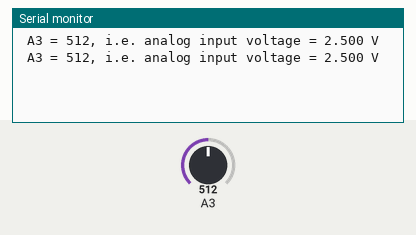
A sketch run on a simulated Arduino Uno, built with avr-gcc and run on an emulated ATmega328P. Shown: the last lines printed to the serial monitor. The test bench sets the inputs (shaded band); at power-on: A3 = 512.

Above: at 1.2 s.
1.3 s: A3 set to 716
At 2.3 s:
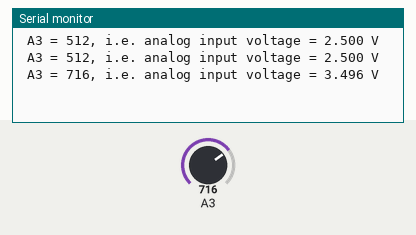
2.8 s: A3 set to 900
At 3.8 s:
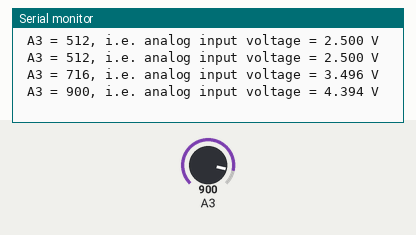
Timing chart, 0 to 5.8 s (numbered marks = the images above; inputs shaded):
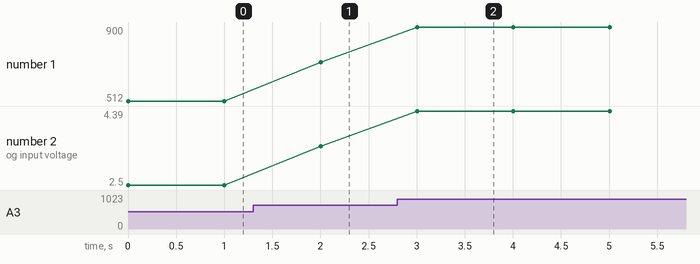

The sketch:

Lab5_Example2.ino
```cpp
#include "avr/io.h"
   /* Lab 5 Example 2
* Robotics with the BOE Shield - Phototransistor
* Display voltage of phototransistor circuit output connected to A3 * in the serial monitor.
*/

#include <AVR/io.h>
#define ADC_PreScaler_128  0x7
void setup()
{
  Serial.begin(9600);
// Built-in initialization block
// Set data rate to 9600 bps
/*REFS = 01 Internal 5V reference; ADLAR = 0 right adjusted; MUX3:0 = 0011 single-ended ADC3 (pin A3 in Arduino board) */
ADMUX = 0x40 | 0x03;
/*ADCSRA: ADEN = 1 ADC enabled
          ADATE = 1 ADC Auto TRigger enable
ADPS2:0 = 111 prescaler = 128 */
ADCSRA |= ((1<<ADEN) | (1<<ADATE) | ADC_PreScaler_128);
//ADCSRB: fADC auto Trigger Scoursce: free running mode ADCSRB = 0;
//disable Digital input at ADC3
DIDR0 |= (1<<ADC3D);
}
void loop() {
         char message[80];
         float volts;
         unsigned int adcread;
         ADCSRA |= (1<<ADSC);
         while ((ADCSRA&(1<<ADIF)) == 0);
         adcread = ADCL;
         adcread = (((unsigned int) ADCH) << 8) + adcread; //read high byte
         volts= (float(adcread))*5/1024.0; //convert to voltage, Vref = 5V
         sprintf(message, "\n A3 = %d, i.e. analog input voltage = %d.%.3d V ",
         adcread, int(volts), int(volts*1000)%1000); //in one line %.3d: display 3
         Serial.write(message);
         delay(1000);                         // update every 1 second
          }
```

Measured:
- after the input at 1.3 s, the serial monitor: prints a new line after 0.70 s (image 1)
- after the input at 2.8 s, the serial monitor: prints a new line after 0.20 s (image 2)
- plotted number 1: 512 → 716 after the input at 1.3 s, 716 → 900 after the input at 2.8 s
- plotted number 2: 2.5 → 3.5 after the input at 1.3 s, 3.5 → 4.39 after the input at 2.8 s
